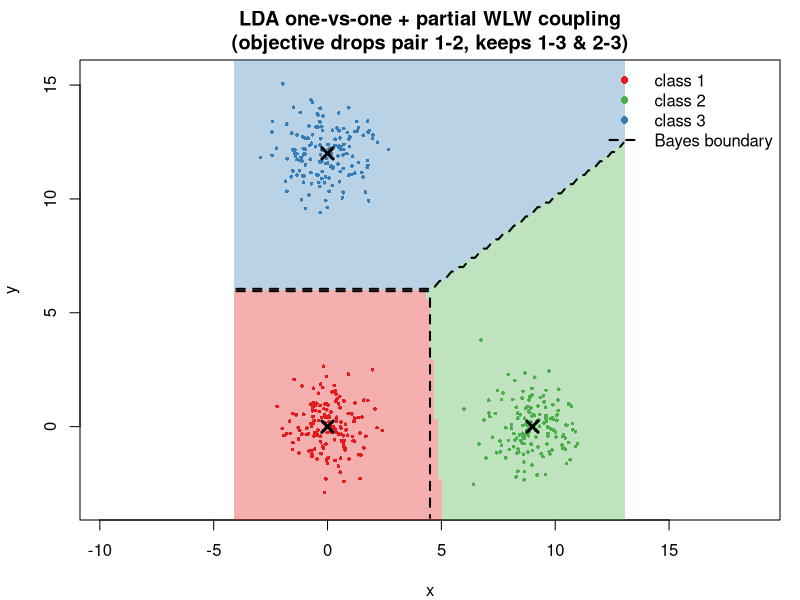
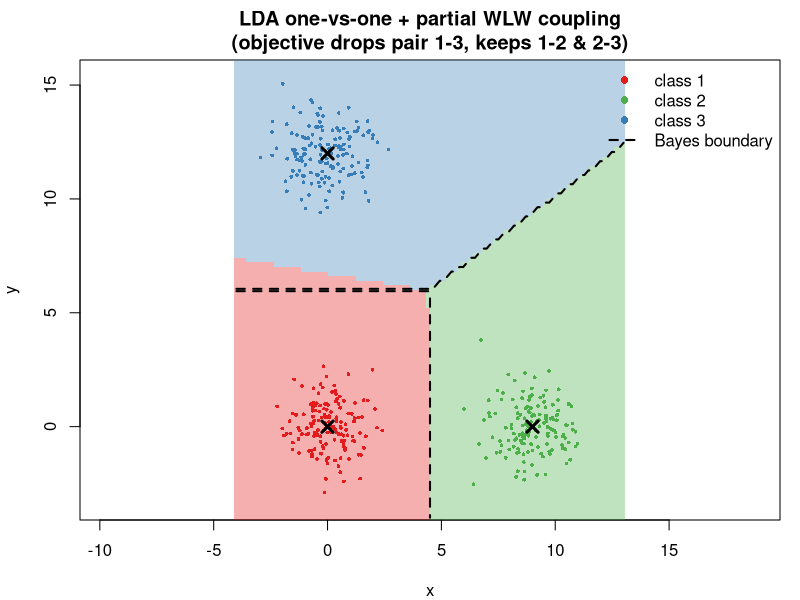
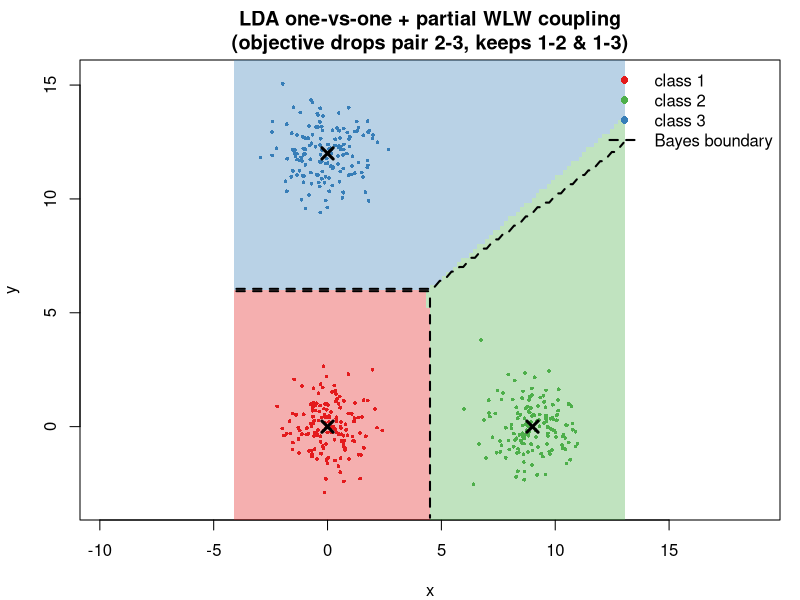
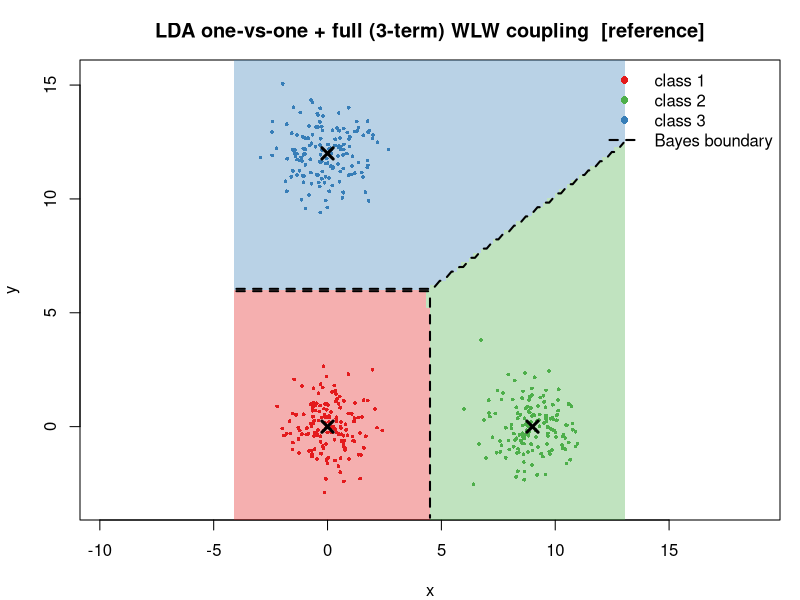

Reproduce these figures in R, in order.
# LDA one-vs-one + PARTIAL Wu-Lin-Weng coupling.
#
# Same 3-class setup as three_class_firth_coupling.R / three_class_firth_partial_wlw.R
# (self-contained here): bivariate Normal classes, identity covariance, means
# forming a 9-12-15 right triangle (right angle at class 1), 150 points per
# class. The base pairwise (one-vs-one) classifier here is LDA instead of
# Firth logistic regression -- one MASS::lda fit per class pair, the same
# construction as pair_fits_lda / pr_pair_lda in three_class_firth_coupling.R
# -- combined with the full (3-term) Wu-Lin-Weng coupling and with the same
# three "partial" coupling variants (each dropping one pairwise term from the
# coupling objective) used in three_class_firth_partial_wlw.R. This is the
# LDA analogue of that script's four argmax figures, for a direct comparison
# of how much the choice of base one-vs-one classifier (Firth vs. LDA)
# matters for the partial-coupling behavior.

set.seed(1)

## ---- 1. Class means: right triangle with sides 9, 12, 15 ------------------
mu1 <- c(0, 0)
mu2 <- c(9, 0)
mu3 <- c(0, 12)   # right angle at mu1; |mu2-mu3| = sqrt(9^2+12^2) = 15
means <- rbind(mu1, mu2, mu3)
rownames(means) <- paste0("class", 1:3)

## ---- 2. Sample data ---------------------------------------------------------
n <- 150   # points per class
sample_class <- function(mu, n) cbind(x = rnorm(n, mu[1], 1), y = rnorm(n, mu[2], 1))
X1 <- sample_class(mu1, n); X2 <- sample_class(mu2, n); X3 <- sample_class(mu3, n)
dat <- data.frame(
  x = c(X1[, 1], X2[, 1], X3[, 1]),
  y = c(X1[, 2], X2[, 2], X3[, 2]),
  class = factor(rep(1:3, each = n))
)

## ---- 3. One-vs-one LDA, via the closed-form pooled-covariance discriminant
## (rather than MASS::lda + predict.lda's posterior), so the pairwise
## comparison is available as a raw linear log-odds score at full floating-
## point precision. predict.lda()$posterior rounds to *exactly* 1.0 (or 0.0)
## once the discriminant score exceeds about 37 in magnitude -- routine here,
## since the classes are 9-15 units apart with unit variance. That's
## harmless for the *full* 3-term coupling below (the other two pairwise
## terms keep each class's Q[t,t] away from zero regardless), but it
## silently destroys exactly the information the *partial*-coupling closed
## form needs: far from the hub class, deciding between the two dropped-pair
## classes comes down to the *difference* of two individually-huge log-odds,
## and that difference is a smooth, well-behaved quantity even where each
## log-odds on its own has long since saturated a raw probability to 0/1.
pairs <- combn(3, 2, simplify = FALSE)   # (1,2) (1,3) (2,3)
pair_coef <- list()
for (pr in pairs) {
  lo <- pr[1]; hi <- pr[2]
  Xlo <- as.matrix(dat[dat$class == lo, c("x", "y")])
  Xhi <- as.matrix(dat[dat$class == hi, c("x", "y")])
  n_lo <- nrow(Xlo); n_hi <- nrow(Xhi)
  mlo <- colMeans(Xlo); mhi <- colMeans(Xhi)
  Sigma <- ((n_lo - 1) * cov(Xlo) + (n_hi - 1) * cov(Xhi)) / (n_lo + n_hi - 2)
  Sinv  <- solve(Sigma)
  w <- as.numeric(Sinv %*% (mhi - mlo))
  b <- -0.5 * as.numeric(mhi %*% Sinv %*% mhi - mlo %*% Sinv %*% mlo) +
       log(n_hi / n_lo)
  pair_coef[[paste0(lo, "_", hi)]] <- list(w = w, b = b)
}

## Raw signed log-odds of class hi over class lo (lo < hi), at full
## precision -- positive favors hi. This is what MASS::lda's linear
## discriminant reduces to for two groups; computing it directly (instead of
## going through predict.lda) is what lets it stay informative however far
## Xnew is from the training data.
eta_pair_raw <- function(lo, hi, Xnew) {
  cf <- pair_coef[[paste0(lo, "_", hi)]]
  as.numeric(Xnew %*% cf$w + cf$b)
}

## Signed log-odds of class a over class b (a != b, either order) --
## positive favors a.
log_odds <- function(a, b, Xnew) {
  lo <- min(a, b); hi <- max(a, b)
  eta <- eta_pair_raw(lo, hi, Xnew)
  if (a == hi) eta else -eta
}

## Pr(class a | class a or b) at points Xnew, for any a != b -- used only by
## the full coupling below, where saturation is harmless.
pr_pair <- function(a, b, Xnew) plogis(log_odds(a, b, Xnew))

## ---- 4. Wu-Lin-Weng coupling, generalized to an arbitrary subset of pairs -
## `include`: a list of pairs, e.g. list(c(1,2), c(1,3)), that defines which
## terms of the least-squares objective L(p) = sum (r_ji p_i - r_ij p_j)^2
## are included. Passing all 3 pairs reproduces the original full WLW
## algorithm exactly; passing 2 gives the "partial" coupling used here.
wlw_couple_general <- function(r, include, max_iter = 200, eps = NULL) {
  k <- nrow(r)
  if (is.null(eps)) eps <- 0.005 / k
  Q <- matrix(0, k, k)
  for (pr in include) {
    a <- pr[1]; b <- pr[2]
    Q[a, a] <- Q[a, a] + r[b, a]^2
    Q[b, b] <- Q[b, b] + r[a, b]^2
    Q[a, b] <- Q[a, b] - r[b, a] * r[a, b]
    Q[b, a] <- Q[b, a] - r[a, b] * r[b, a]
  }
  p <- rep(1 / k, k)
  for (iter in 1:max_iter) {
    Qp  <- as.vector(Q %*% p)
    pQp <- sum(p * Qp)
    if (max(abs(Qp - pQp)) < eps) break
    for (t in 1:k) {
      if (Q[t, t] == 0) next   # class t not covered by any included pair
      diff  <- (-Qp[t] + pQp) / Q[t, t]
      p[t]  <- p[t] + diff
      pQp   <- (pQp + diff * (diff * Q[t, t] + 2 * Qp[t])) / (1 + diff)^2
      Qp    <- (Qp + diff * Q[t, ]) / (1 + diff)
      p     <- p / (1 + diff)
    }
  }
  p / sum(p)
}

all_pairs <- list(c(1, 2), c(1, 3), c(2, 3))
wlw_full   <- function(r) wlw_couple_general(r, all_pairs)

## Partial coupling (exactly 2 of the 3 pairs kept) has a closed form and
## doesn't need the iterative solver at all. With pair (i,j) dropped, the
## two kept pairs (i,k) and (j,k) share the third class k as a common "hub",
## so the objective splits into two INDEPENDENT squared terms -- one in
## (p_i, p_k), one in (p_j, p_k) -- each of which can be driven to exactly
## zero, giving p_i : p_j : p_k = exp(eta_ik) : exp(eta_jk) : 1, where
## eta_ik = log(p_i/p_k) is pair (i,k)'s signed log-odds. We compute this
## directly from the RAW log-odds (log_odds(), never saturated) via the
## standard softmax stabilization (subtract the max before exponentiating),
## rather than first collapsing each side to a probability and then
## dividing -- the latter is what produced the numerical noise before: once
## both r[i,k] and r[j,k] round to exactly 1.0, their ratio carries no
## information about which of i, j actually dominates.
couple_predict_partial <- function(Xnew, i, j, k) {
  eta_i <- log_odds(i, k, Xnew)   # positive favors i over k
  eta_j <- log_odds(j, k, Xnew)   # positive favors j over k
  Pm <- matrix(0, nrow(Xnew), 3)
  for (row in seq_len(nrow(Xnew))) {
    L <- numeric(3)
    L[i] <- eta_i[row]; L[j] <- eta_j[row]; L[k] <- 0
    w <- exp(L - max(L))
    Pm[row, ] <- w / sum(w)
  }
  Pm
}
couple_predict_drop12 <- function(Xnew) couple_predict_partial(Xnew, i = 1, j = 2, k = 3)
couple_predict_drop13 <- function(Xnew) couple_predict_partial(Xnew, i = 1, j = 3, k = 2)
couple_predict_drop23 <- function(Xnew) couple_predict_partial(Xnew, i = 2, j = 3, k = 1)

## Clamp pairwise probabilities away from exactly 0/1 (well-separated LDA
## fits can be numerically exactly 0/1, which would make some Q[t,t] exactly
## zero).
clamp01 <- function(p, eps = 1e-10) pmin(pmax(p, eps), 1 - eps)

couple_predict <- function(Xnew, couple_fn, pr_pair_fn = pr_pair) {
  r12 <- clamp01(pr_pair_fn(1, 2, Xnew)); r21 <- 1 - r12
  r13 <- clamp01(pr_pair_fn(1, 3, Xnew)); r31 <- 1 - r13
  r23 <- clamp01(pr_pair_fn(2, 3, Xnew)); r32 <- 1 - r23
  Pm <- matrix(0, nrow(Xnew), 3)
  for (i in seq_len(nrow(Xnew))) {
    r <- matrix(0, 3, 3)
    r[1, 2] <- r12[i]; r[2, 1] <- r21[i]
    r[1, 3] <- r13[i]; r[3, 1] <- r31[i]
    r[2, 3] <- r23[i]; r[3, 2] <- r32[i]
    Pm[i, ] <- couple_fn(r)
  }
  Pm
}

## ---- 5. Exact Bayes-optimal classifier from the TRUE generating model -----
bayes_predict <- function(Xnew) {
  D <- cbind(
    rowSums((Xnew - matrix(mu1, nrow(Xnew), 2, byrow = TRUE))^2),
    rowSums((Xnew - matrix(mu2, nrow(Xnew), 2, byrow = TRUE))^2),
    rowSums((Xnew - matrix(mu3, nrow(Xnew), 2, byrow = TRUE))^2)
  )
  logf <- -0.5 * D
  m <- apply(logf, 1, max)
  ex <- exp(logf - m)
  ex / rowSums(ex)
}

## ---- 6. Validate on the training data --------------------------------------
Xtr <- as.matrix(dat[, c("x", "y")])
acc <- function(P) mean(max.col(P) == as.integer(dat$class))

Ptr_full   <- couple_predict(Xtr, wlw_full)
Ptr_drop12 <- couple_predict_drop12(Xtr)
Ptr_drop13 <- couple_predict_drop13(Xtr)
Ptr_drop23 <- couple_predict_drop23(Xtr)
Ptr_bayes  <- bayes_predict(Xtr)

cat(sprintf(paste0("Training accuracy (LDA one-vs-one) -- full WLW: %.1f%%   drop(1,2): %.1f%%   ",
                    "drop(1,3): %.1f%%   drop(2,3): %.1f%%   Bayes: %.1f%%\n\n"),
            100 * acc(Ptr_full), 100 * acc(Ptr_drop12),
            100 * acc(Ptr_drop13), 100 * acc(Ptr_drop23), 100 * acc(Ptr_bayes)))

## ---- 7. Grid over the rectangle bounding the three means -------------------
margin <- 4
gx <- seq(min(means[, 1]) - margin, max(means[, 1]) + margin, length.out = 100)
gy <- seq(min(means[, 2]) - margin, max(means[, 2]) + margin, length.out = 100)
grid <- expand.grid(x = gx, y = gy)
Xg <- as.matrix(grid)
nx <- length(gx); ny <- length(gy)

grid$pred_full   <- max.col(couple_predict(Xg, wlw_full))
grid$pred_drop12 <- max.col(couple_predict_drop12(Xg))
grid$pred_drop13 <- max.col(couple_predict_drop13(Xg))
grid$pred_drop23 <- max.col(couple_predict_drop23(Xg))
grid$pred_bayes  <- max.col(bayes_predict(Xg))

add_bayes_boundary <- function() {
  contour(gx, gy, matrix(grid$pred_bayes, nx, ny), levels = c(1.5, 2.5),
          add = TRUE, drawlabels = FALSE, lwd = 2, lty = 2, col = "black")
}

## ---- 8. Visualize: argmax regions for the 3 partial-coupling variants -----
## (plus the full 3-term WLW coupling as a reference panel)
dir <- path.expand("~/ams")
class_cols <- c("#e41a1c", "#4daf4a", "#377eb8")   # red, green, blue

plot_argmax <- function(pred_col, title, file_stub) {
  png(file.path(dir, file_stub), width = 7, height = 6, units = "in", res = 150)
  par(mar = c(4, 4, 3, 1))
  image(gx, gy, matrix(pred_col, nx, ny),
        col = adjustcolor(class_cols, alpha.f = 0.35), breaks = c(0.5, 1.5, 2.5, 3.5),
        xlab = "x", ylab = "y", asp = 1, main = title)
  points(dat$x, dat$y, col = class_cols[dat$class], pch = 16, cex = 0.5)
  points(means[, 1], means[, 2], pch = 4, lwd = 3, cex = 1.5)
  add_bayes_boundary()
  legend("topright", bty = "n", legend = c(paste("class", 1:3), "Bayes boundary"),
         col = c(class_cols, "black"), pch = c(16, 16, 16, NA), lty = c(NA, NA, NA, 2), lwd = 2)
  invisible(dev.off())
  cat("Wrote", file.path(dir, file_stub), "\n")
}

plot_argmax(grid$pred_drop12,
            "LDA one-vs-one + partial WLW coupling\n(objective drops pair 1-2, keeps 1-3 & 2-3)",
            "three_class_lda_partial_wlw_drop12_argmax.png")
plot_argmax(grid$pred_drop13,
            "LDA one-vs-one + partial WLW coupling\n(objective drops pair 1-3, keeps 1-2 & 2-3)",
            "three_class_lda_partial_wlw_drop13_argmax.png")
plot_argmax(grid$pred_drop23,
            "LDA one-vs-one + partial WLW coupling\n(objective drops pair 2-3, keeps 1-2 & 1-3)",
            "three_class_lda_partial_wlw_drop23_argmax.png")
plot_argmax(grid$pred_full,
            "LDA one-vs-one + full (3-term) WLW coupling  [reference]",
            "three_class_lda_full_wlw_argmax_reference.png")
